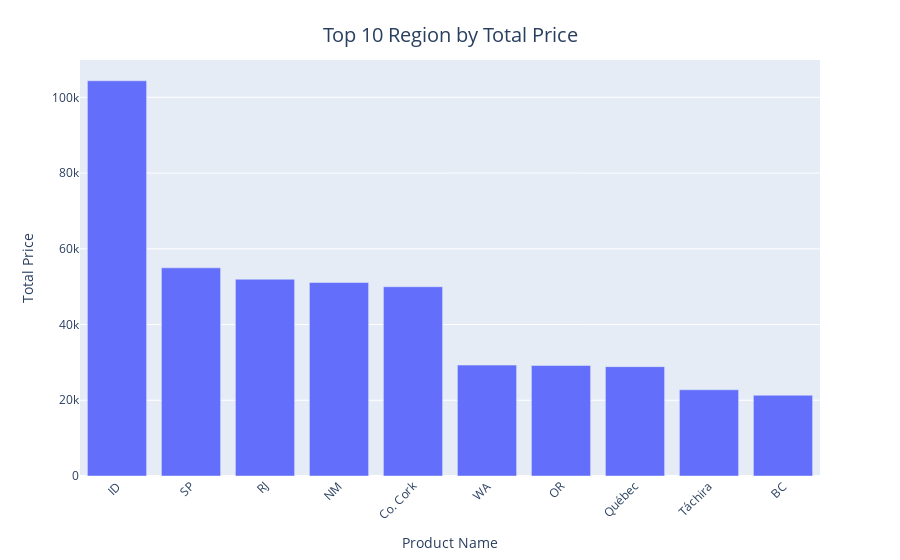

Source (notebook cell):
### Code cell
fig = px.bar(x = Orders.groupby('ShipRegion')['TotalPrice'].sum().sort_values(ascending = False)[1:11].index , y = Orders.groupby('ShipRegion')['TotalPrice'].sum().sort_values(ascending = False)[1:11].values)
fig.update_layout(
    xaxis_title='Product Name',
    yaxis_title='Total Price',
    title_text='Top 10 Region by Total Price',
    title_x=0.5,
    title_y=0.95,
    title_font=dict(size=20),
    xaxis_tickangle=-45
)


fig.show()

### Figure 1 — Plotly figure (JSON) as saved in the notebook; plotly's stock layout.template omitted (floating-point values rounded to 4 significant figures)
{"data": [{"alignmentgroup": "True", "hovertemplate": "x=%{x}<br>y=%{y}<extra></extra>", "legendgroup": "", "marker": {"color": "#636efa", "pattern": {"shape": ""}}, "name": "", "offsetgroup": "", "orientation": "v", "showlegend": false, "textposition": "auto", "type": "bar", "x": ["ID", "SP", "RJ", "NM", "Co. Cork", "WA", "OR", "Québec", "Táchira", "BC"], "xaxis": "x", "y": [104400.0, 54970.0, 51960.0, 51100.0, 49980.0, 29290.0, 29190.0, 28870.0, 22770.0, 21320.0], "yaxis": "y"}], "layout": {"barmode": "relative", "legend": {"tracegroupgap": 0}, "margin": {"t": 60}, "title": {"font": {"size": 20}, "text": "Top 10 Region by Total Price", "x": 0.5, "y": 0.95}, "xaxis": {"anchor": "y", "domain": [0, 1], "tickangle": -45, "title": {"text": "Product Name"}}, "yaxis": {"anchor": "x", "domain": [0, 1], "title": {"text": "Total Price"}}}}
